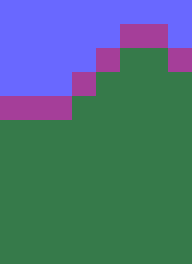

Rendered tile map (Tiled .tmx) drawn with the repository's tilesets; below, a short description and the full map source, tile grids included:
An orthogonal 8x11 tile map with 24x24 px tiles, 2 tile layers (BASE, COLLISION) and 1 object (MCSpawn).

<map version="1.2" tiledversion="1.2.1" orientation="orthogonal" renderorder="right-down" width="8" height="11" tilewidth="24" tileheight="24" infinite="0" nextlayerid="4" nextobjectid="7">
 <tileset firstgid="1" name="demo" tilewidth="24" tileheight="24" tilecount="8" columns="2">
  <image source="../../../images/demo.png" width="48" height="96" />
 </tileset>
 <layer id="1" name="BASE" width="8" height="11">
  <data encoding="csv">
4,4,4,4,4,4,4,4,
4,4,4,4,4,4,4,4,
4,4,4,4,4,3,3,4,
4,4,4,4,3,3,3,3,
4,4,4,3,3,3,3,3,
3,3,3,3,3,3,3,3,
3,3,3,3,3,3,3,3,
3,3,3,3,3,3,3,3,
3,3,3,3,3,3,3,3,
3,3,3,3,3,3,3,3,
3,3,3,3,3,3,3,3
</data>
 </layer>
 <layer id="2" name="COLLISION" width="8" height="11" opacity="0.4">
  <data encoding="csv">
0,0,0,0,0,0,0,0,
0,0,0,0,0,2,2,0,
0,0,0,0,2,0,0,2,
0,0,0,2,0,0,0,0,
2,2,2,0,0,0,0,0,
0,0,0,0,0,0,0,0,
0,0,0,0,0,0,0,0,
0,0,0,0,0,0,0,0,
0,0,0,0,0,0,0,0,
0,0,0,0,0,0,0,0,
0,0,0,0,0,0,0,0
</data>
 </layer>
 <objectgroup id="3" name="ENTITIES">
  <object id="4" name="MCSpawn" x="147.333" y="92.6667">
   <point />
  </object>
 </objectgroup>
</map>
